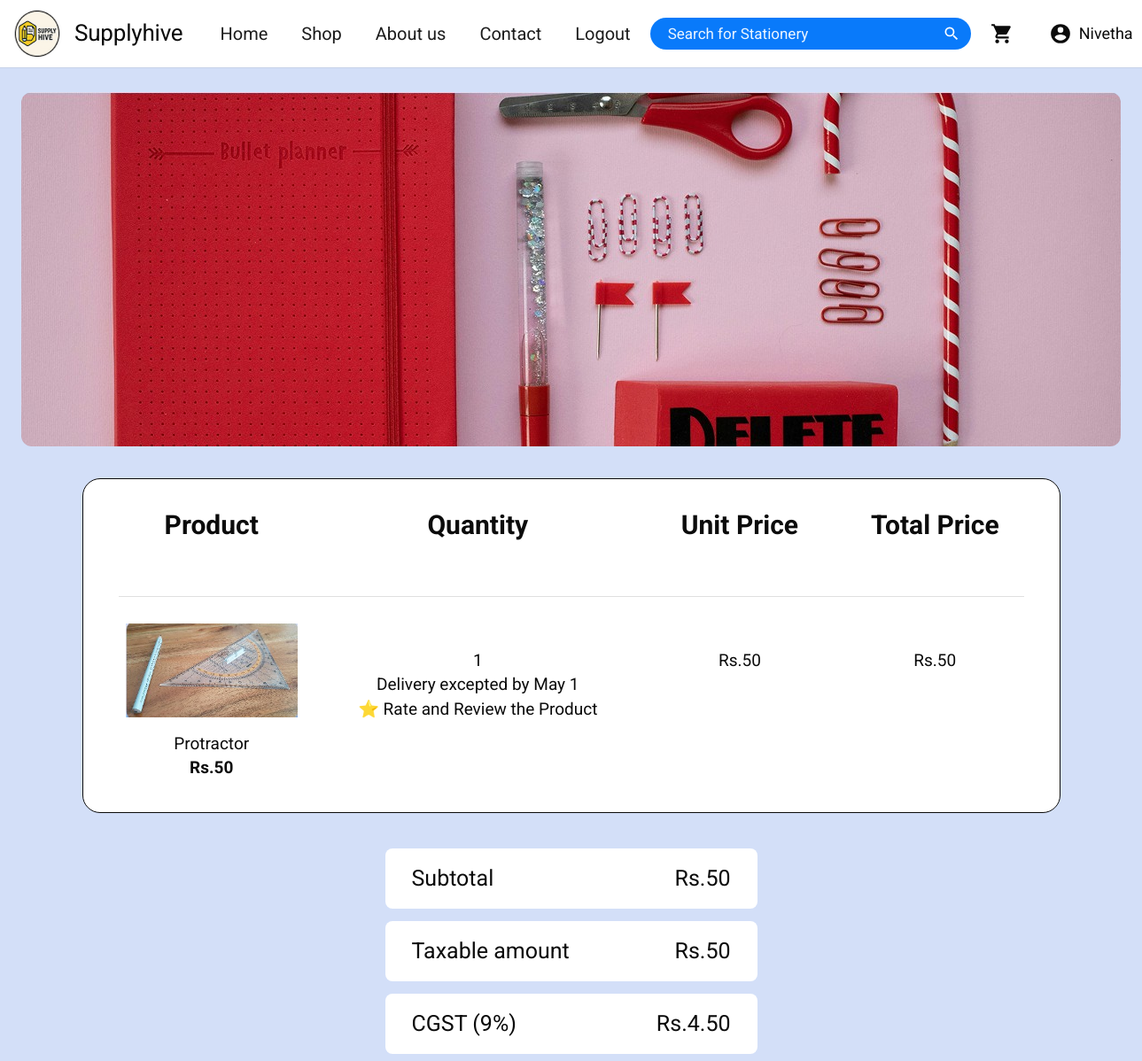
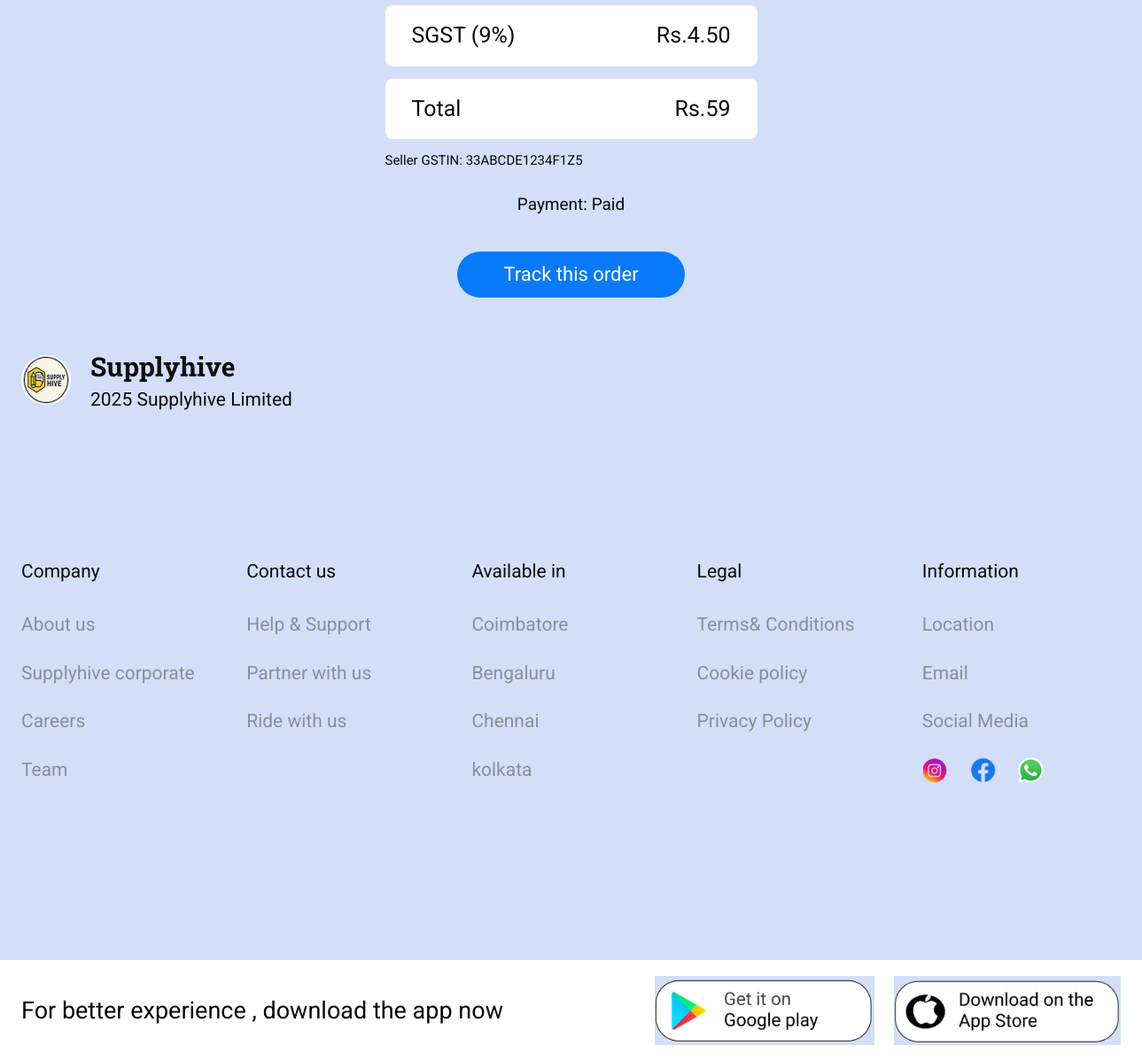
Screenshot of /orders/ (signed in) with the database file from the repository (2 pictures, top to bottom).
### shop/models.py (models this page shows, shortened)
class Product(models.Model):
    code = models.CharField(max_length=50, unique=True, help_text='Stable id used by the cart, e.g. "office-1".')
    name = models.CharField(max_length=150)
    category = models.ForeignKey(Category, on_delete=models.PROTECT, related_name="products")
    price = models.DecimalField(max_digits=8, decimal_places=2)
    offer_text = models.CharField(max_length=150, blank=True)
    rating = models.PositiveSmallIntegerField(
        default=5, validators=[MinValueValidator(1), MaxValueValidator(5)]
    )
    image = models.ImageField(upload_to="products/")
    tagline = models.CharField(max_length=200, blank=True)
    description = models.TextField(blank=True)
    key_features = models.TextField(blank=True, help_text="One feature per line.")
    is_featured = models.BooleanField(default=False)
    is_back_to_school = models.BooleanField(default=False)
    display_order = models.PositiveIntegerField(default=0)
    created_at = models.DateTimeField(auto_now_add=True)
    class Meta:
        ordering = ["category__display_order", "display_order", "name"]
        verbose_name_plural = "products"

class OrderItem(models.Model):
    order = models.ForeignKey(Order, on_delete=models.CASCADE, related_name="items")
    product = models.ForeignKey(Product, on_delete=models.PROTECT)
    quantity = models.PositiveIntegerField()
    unit_price = models.DecimalField(max_digits=8, decimal_places=2)
    line_total = models.DecimalField(max_digits=10, decimal_places=2, blank=True)
    class Meta:
        ordering = ["id"]
        verbose_name_plural = "order items"

class Order(models.Model):
    COD, UPI, DEBIT, CREDIT = "cod", "upi", "debit", "credit"
    PAYMENT_CHOICES = [
        (COD, "Cash on Delivery"),
        (UPI, "UPI"),
        (DEBIT, "Debit Card"),
        (CREDIT, "Credit Card"),
    ]
    CONFIRMED, SHIPPED, OUT_FOR_DELIVERY, DELIVERED = (
        "confirmed", "shipped", "out_for_delivery", "delivered",
    )
    STATUS_CHOICES = [
        (CONFIRMED, "Order Confirmed"),
        (SHIPPED, "Shipped"),
        (OUT_FOR_DELIVERY, "Out for Delivery"),
        (DELIVERED, "Delivered"),
    ]
    _STEPS_DONE = {CONFIRMED: 1, SHIPPED: 2, OUT_FOR_DELIVERY: 3, DELIVERED: 4}
    DELIVERY_DAYS = 4
    PAYMENT_PENDING, PAYMENT_PAID, PAYMENT_FAILED = "pending", "paid", "failed"
    PAYMENT_STATUS_CHOICES = [
        (PAYMENT_PENDING, "Pending"),
        (PAYMENT_PAID, "Paid"),
        (PAYMENT_FAILED, "Failed"),
    ]
    PAID = PAYMENT_PAID
    order_code = models.CharField(max_length=11, unique=True, editable=False)
    user = models.ForeignKey(
        settings.AUTH_USER_MODEL, null=True, blank=True, on_delete=models.SET_NULL, related_name="orders"
    )
    customer_name = models.CharField(max_length=100)
    street_address = models.CharField(max_length=200)
    town_city = models.CharField(max_length=100)
    postal_code = models.CharField(max_length=20)
    payment_method = models.CharField(max_length=10, choices=PAYMENT_CHOICES, default=COD)
    payment_status = models.CharField(max_length=10, choices=PAYMENT_STATUS_CHOICES, default=PAYMENT_PENDING)
    payment_reference = models.CharField(max_length=20, blank=True, editable=False)
    upi_id = models.CharField(max_length=100, blank=True, editable=False)
    card_brand = models.CharField(max_length=30, blank=True, editable=False)
    card_last4 = models.CharField(max_length=4, blank=True, editable=False)
    paid_at = models.DateTimeField(null=True, blank=True, editable=False)
    status = models.CharField(max_length=20, choices=STATUS_CHOICES, default=CONFIRMED)
    subtotal = models.DecimalField(max_digits=10, decimal_places=2, default=0, editable=False)
    discount = models.DecimalField(max_digits=10, decimal_places=2, default=0, editable=False)
    taxable_value = models.DecimalField(max_digits=10, decimal_places=2, default=0, editable=False)
    gst_rate = models.DecimalField(max_digits=5, decimal_places=2, default=default_gst_rate, editable=False)
    cgst = models.DecimalField(max_digits=10, decimal_places=2, default=0, editable=False)
    sgst = models.DecimalField(max_digits=10, decimal_places=2, default=0, editable=False)
    total = models.DecimalField(max_digits=10, decimal_places=2, default=0)
    created_at = models.DateTimeField(auto_now_add=True)
    class Meta:
        ordering = ["-created_at", "-id"]
        verbose_name_plural = "orders"
    @property
    def is_online_payment(self):
        return self.payment_method != self.COD
    @property
    def payment_label(self):
        if not self.is_online_payment:
            return "Pay on delivery"
        return dict(self.PAYMENT_STATUS_CHOICES)[self.payment_status]
    def bill(self):
        return {
            "subtotal": self.subtotal,
            "discount": self.discount,
            "taxable": self.taxable_value,
            "gst_rate": self.gst_rate,
            "half_rate": self.gst_rate / 2,
            "cgst": self.cgst,
            "sgst": self.sgst,
            "gst": self.cgst + self.sgst,
            "total": self.total,
            "gstin": settings.SELLER_GSTIN,
        }
    def timeline(self):
        placed = timezone.localtime(self.created_at) if self.created_at else None
        delivery = placed + timedelta(days=self.DELIVERY_DAYS) if placed else None
        labels = [
            f"Order Confirmed, {placed:%b} {placed.day}" if placed else "Order Confirmed",
            "Shipped",
            "Out for Delivery",
            f"Delivery, {delivery:%b} {delivery.day} by 11 PM" if delivery else "Delivery",
        ]
        done_count = self._STEPS_DONE.get(self.status, 1)
        return [{"label": label, "done": index < done_count} for index, label in enumerate(labels)]

### shop/views.py (the view)
# urls.py: path("orders/", views.my_order, name="my_order"),
@login_required
def my_order(request):
    return render(
        request,
        "pages/my_order.html",
        {"active": "orders", "order": _current_order(request)},
    )

### shop/cart.py (called while the page is built)
def count(request):
    return sum(request.session.get(CART_SESSION_KEY, {}).values())

### shop/context_processors.py (called while the page is built)
def cart_summary(request):
    return {
        "cart_count": cart_service.count(request),
        "nav_categories": Category.objects.all(),
        "footer_columns": content.FOOTER_COLUMNS,
    }

### templates/pages/my_order.html (shortened to what this page needs)
{% extends "base.html" %}
{% load static %}
{% block content %}
<section class="container">
  {% if not order %}
    <div class="empty-cart">
      <p>You have no orders yet.</p>
      <a class="btn btn--pill" href="{% url 'shop' %}">Continue shopping</a>
    </div>
  {% else %}
  <div class="order-banner">
    <img src="{% static 'img/banner-order.jpg' %}" alt="Red stationery flat lay">
  </div>
  <div class="order-table">
    <div class="cart-row">
      <p class="cart-head">Product</p>
      <p class="cart-head">Quantity</p>
      <p class="cart-head">Unit Price</p>
      <p class="cart-head">Total Price</p>
    </div>
    {% for line in order.lines %}
      <div class="cart-row">
        <div class="cart-product">
          <img src="{{ line.image_url }}" alt="{{ line.name }}">
          <p class="cart-product__name">{{ line.name }}</p>
          <p class="cart-product__price">Rs.{{ line.unit_price|floatformat:"-2" }}</p>
        </div>
        <div>
          <p class="cart-cell" data-label="Quantity">{{ line.quantity }}</p>
          <p class="order-note">Delivery excepted by May 1</p>
          <p class="order-note"><a href="{% url 'tracking' %}">&#11088; Rate and Review the Product</a></p>
        </div>
        <p class="cart-cell" data-label="Unit Price">Rs.{{ line.unit_price|floatformat:"-2" }}</p>
        <p class="cart-cell" data-label="Total Price">Rs.{{ line.total|floatformat:"-2" }}</p>
      </div>
    {% endfor %}
  </div>
  <div class="bill-summary">
    <div class="cart-summary__row"><span>Subtotal</span><span>Rs.{{ order.bill.subtotal|floatformat:"-2" }}</span></div>
    {% if order.bill.gst_rate %}
      <div class="cart-summary__row"><span>Taxable amount</span><span>Rs.{{ order.bill.taxable|floatformat:"-2" }}</span></div>
      <div class="cart-summary__row"><span>CGST ({{ order.bill.half_rate|floatformat:"-2" }}%)</span><span>Rs.{{ order.bill.cgst|floatformat:"-2" }}</span></div>
      <div class="cart-summary__row"><span>SGST ({{ order.bill.half_rate|floatformat:"-2" }}%)</span><span>Rs.{{ order.bill.sgst|floatformat:"-2" }}</span></div>
    {% endif %}
    <div class="cart-summary__row"><span>Total</span><span>Rs.{{ order.bill.total|floatformat:"-2" }}</span></div>
    {% if order.bill.gst_rate %}<p class="bill-note">Seller GSTIN: {{ order.bill.gstin }}</p>{% endif %}
  </div>
  <p class="order-note order-note--center">Payment: {{ order.payment_label }}</p>
  <div class="form-actions">
    <a class="btn btn--pill btn--wide" href="{% url 'tracking' %}">Track this order</a>
  </div>
  {% endif %}
</section>
{% endblock %}

### templates/base.html (shortened to what this page needs)
{% load static %}<!DOCTYPE html>
<html lang="en">
<head>
  <link rel="stylesheet" href="{% static 'css/fonts.css' %}">
  <link rel="stylesheet" href="{% static 'css/style.css' %}">
</head>
<body>
  <header class="site-header">
    <div class="nav">
      <a class="brand" href="{% url 'home' %}">
        <img src="{% static 'img/logo.png' %}" alt="Supplyhive logo" class="brand__mark">
        <span class="brand__name">Supplyhive</span>
      </a>
      <nav class="nav__links" id="primaryNav" aria-label="Primary">
        <a href="{% url 'home' %}" class="{% if active == 'home' %}is-active{% endif %}">Home</a>
        <a href="{% url 'shop' %}" class="{% if active == 'shop' %}is-active{% endif %}">Shop</a>
        <a href="{% url 'about' %}" class="{% if active == 'about' %}is-active{% endif %}">About us</a>
        <a href="{% url 'contact' %}" class="{% if active == 'contact' %}is-active{% endif %}">Contact</a>
        {% if user.is_authenticated %}
          <form method="post" action="{% url 'signout' %}">
            <button type="submit" class="nav__logout">Logout</button>
          </form>
        {% else %}
          <a href="{% url 'signin' %}" class="{% if active == 'login' %}is-active{% endif %}">Login/Register</a>
        {% endif %}
      </nav>
      <form class="search" action="{% url 'search' %}" method="get" role="search">
        <input id="siteSearch" type="search" name="q" placeholder="Search for Stationery" value="{{ query|default:'' }}">
        <button type="submit" aria-label="Search">{% include "partials/icons.html" with name="search" %}</button>
      </form>
      <div class="nav__actions">
        <a href="{% url 'cart' %}" class="nav__icon" aria-label="Cart">
        </a>
        {% if user.is_authenticated %}
        <a href="{% url 'my_order' %}" class="nav__icon nav__user" aria-label="My account">
          {% include "partials/icons.html" with name="account" %}
          <span class="nav__user-name">{{ user.first_name|default:user.email }}</span>
        </a>
        {% else %}
        <a href="{% url 'signin' %}" class="nav__icon" aria-label="Account">
          {% include "partials/icons.html" with name="account" %}
        </a>
        {% endif %}
      </div>
    </div>
  </header>
  <main id="main">
    {% block content %}{% endblock %}
  </main>
  <footer class="site-footer">
    <div class="container">
      <div class="footer__brand">
        <img src="{% static 'img/logo.png' %}" alt="" class="footer__mark">
        <div>
          <p class="footer__name">Supplyhive</p>
          <p class="footer__legal">2025 Supplyhive Limited</p>
        </div>
      </div>
      <div class="footer__grid">
        {% for column in footer_columns %}
          <div class="footer__col">
            <h3>{{ column.title }}</h3>
            <ul>
              {% for link in column.links %}<li><a href="{% url link.name %}{% if link.anchor %}#{{ link.anchor }}{% endif %}">{{ link.label }}</a></li>{% endfor %}
            </ul>
          </div>
        {% endfor %}
        <div class="footer__col">
          <h3>Information</h3>
          <ul>
            <li><a href="{% url 'contact' %}#contact-location">Location</a></li>
            <li><a href="{% url 'contact' %}#contact-email">Email</a></li>
            <li><a href="#footerSocial">Social Media</a></li>
          </ul>
          <div class="footer__social" id="footerSocial">
            <a href="https://www.instagram.com/accounts/login/" target="_blank" rel="noopener noreferrer" aria-label="Instagram login"><img src="{% static 'img/ic-instagram.png' %}" alt=""></a>
            <a href="https://www.facebook.com/login/" target="_blank" rel="noopener noreferrer" aria-label="Facebook login"><img src="{% static 'img/ic-facebook.png' %}" alt=""></a>
            <a href="https://web.whatsapp.com/" target="_blank" rel="noopener noreferrer" aria-label="WhatsApp login"><img src="{% static 'img/ic-whatsapp.png' %}" alt=""></a>
          </div>
        </div>
      </div>
    </div>
    <div class="footer__apps">
      <div class="container footer__apps-inner">
        <p>For better experience , download the app now</p>
        <div class="footer__badges">
          <a href="{% url 'home' %}"><img src="{% static 'img/badge-googleplay.png' %}" alt="Get it on Google Play"></a>
          <a href="{% url 'home' %}"><img src="{% static 'img/badge-appstore.png' %}" alt="Download on the App Store"></a>
        </div>
      </div>
    </div>
  </footer>
</body>
</html>

### rows the page displays
Product: name "Protractor"
OrderItem: unit_price "50", unit_price "50", total "50"
Order: bill.subtotal "50", bill.taxable "50", bill.cgst "4.50", bill.sgst "4.50", bill.total "59", payment_label "Paid"

### other values shown
{{ user.first_name|default:user.email }} "Nivetha"
{{ line.quantity }} "1"
{{ order.bill.half_rate|floatformat:"-2" }} "9"
{{ order.bill.gstin }} "33ABCDE1234F1Z5"
{{ column.title }} "Company" "Contact us" "Available in" "Legal"
{{ link.label }} "About us" "Supplyhive corporate" "Careers" "Team" "Help & Support" "Partner with us" "Ride with us" "Coimbatore" "Bengaluru" "Chennai" "kolkata" "Terms& Conditions" "Cookie policy" "Privacy Policy"
